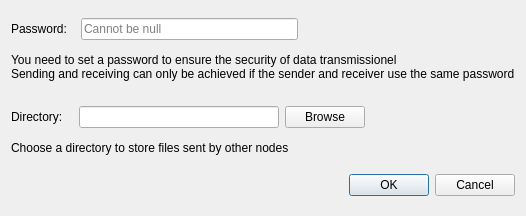
<?xml version="1.0" encoding="UTF-8"?>
<ui version="4.0">
 <class>GuideDialog</class>
 <widget class="QDialog" name="GuideDialog">
  <property name="geometry">
   <rect>
    <x>0</x>
    <y>0</y>
    <width>473</width>
    <height>216</height>
   </rect>
  </property>
  <property name="windowTitle">
   <string>Dialog</string>
  </property>
  <layout class="QVBoxLayout" name="verticalLayout" stretch="2,1,2,1,0">
   <item>
    <layout class="QHBoxLayout" name="horizontalLayout_2">
     <property name="spacing">
      <number>4</number>
     </property>
     <item>
      <widget class="QLabel" name="lblPwd">
       <property name="minimumSize">
        <size>
         <width>50</width>
         <height>0</height>
        </size>
       </property>
       <property name="text">
        <string>Password:</string>
       </property>
      </widget>
     </item>
     <item>
      <spacer name="horizontalSpacer_5">
       <property name="orientation">
        <enum>Qt::Horizontal</enum>
       </property>
       <property name="sizeType">
        <enum>QSizePolicy::Maximum</enum>
       </property>
       <property name="sizeHint" stdset="0">
        <size>
         <width>10</width>
         <height>20</height>
        </size>
       </property>
      </spacer>
     </item>
     <item>
      <widget class="QLineEdit" name="textPwd">
       <property name="minimumSize">
        <size>
         <width>200</width>
         <height>0</height>
        </size>
       </property>
       <property name="echoMode">
        <enum>QLineEdit::PasswordEchoOnEdit</enum>
       </property>
       <property name="placeholderText">
        <string>Cannot be null</string>
       </property>
      </widget>
     </item>
     <item>
      <spacer name="horizontalSpacer_2">
       <property name="orientation">
        <enum>Qt::Horizontal</enum>
       </property>
       <property name="sizeHint" stdset="0">
        <size>
         <width>40</width>
         <height>20</height>
        </size>
       </property>
      </spacer>
     </item>
    </layout>
   </item>
   <item>
    <layout class="QHBoxLayout" name="horizontalLayout">
     <item>
      <widget class="QLabel" name="lblPwdTips">
       <property name="maximumSize">
        <size>
         <width>16777215</width>
         <height>40</height>
        </size>
       </property>
       <property name="text">
        <string>You need to set a password to ensure the security of data transmissionel
Sending and receiving can only be achieved if the sender and receiver use the same password</string>
       </property>
       <property name="alignment">
        <set>Qt::AlignLeading|Qt::AlignLeft|Qt::AlignTop</set>
       </property>
      </widget>
     </item>
     <item>
      <spacer name="horizontalSpacer">
       <property name="orientation">
        <enum>Qt::Horizontal</enum>
       </property>
       <property name="sizeHint" stdset="0">
        <size>
         <width>40</width>
         <height>20</height>
        </size>
       </property>
      </spacer>
     </item>
    </layout>
   </item>
   <item>
    <layout class="QHBoxLayout" name="horizontalLayout_3">
     <item>
      <widget class="QLabel" name="lblFileDirectory">
       <property name="minimumSize">
        <size>
         <width>50</width>
         <height>0</height>
        </size>
       </property>
       <property name="text">
        <string>Directory:</string>
       </property>
      </widget>
     </item>
     <item>
      <spacer name="horizontalSpacer_6">
       <property name="orientation">
        <enum>Qt::Horizontal</enum>
       </property>
       <property name="sizeType">
        <enum>QSizePolicy::Maximum</enum>
       </property>
       <property name="sizeHint" stdset="0">
        <size>
         <width>10</width>
         <height>20</height>
        </size>
       </property>
      </spacer>
     </item>
     <item>
      <widget class="QLineEdit" name="textDir">
       <property name="minimumSize">
        <size>
         <width>200</width>
         <height>0</height>
        </size>
       </property>
       <property name="readOnly">
        <bool>true</bool>
       </property>
      </widget>
     </item>
     <item>
      <widget class="QPushButton" name="btnBrowse">
       <property name="text">
        <string>Browse</string>
       </property>
      </widget>
     </item>
     <item>
      <spacer name="horizontalSpacer_4">
       <property name="orientation">
        <enum>Qt::Horizontal</enum>
       </property>
       <property name="sizeHint" stdset="0">
        <size>
         <width>40</width>
         <height>20</height>
        </size>
       </property>
      </spacer>
     </item>
    </layout>
   </item>
   <item>
    <layout class="QHBoxLayout" name="horizontalLayout_4">
     <item>
      <widget class="QLabel" name="label">
       <property name="maximumSize">
        <size>
         <width>16777215</width>
         <height>20</height>
        </size>
       </property>
       <property name="text">
        <string>Choose a directory to store files sent by other nodes</string>
       </property>
       <property name="alignment">
        <set>Qt::AlignLeading|Qt::AlignLeft|Qt::AlignTop</set>
       </property>
      </widget>
     </item>
     <item>
      <spacer name="horizontalSpacer_3">
       <property name="orientation">
        <enum>Qt::Horizontal</enum>
       </property>
       <property name="sizeHint" stdset="0">
        <size>
         <width>40</width>
         <height>20</height>
        </size>
       </property>
      </spacer>
     </item>
    </layout>
   </item>
   <item>
    <widget class="QDialogButtonBox" name="buttonBox">
     <property name="orientation">
      <enum>Qt::Horizontal</enum>
     </property>
     <property name="standardButtons">
      <set>QDialogButtonBox::Cancel|QDialogButtonBox::Ok</set>
     </property>
    </widget>
   </item>
  </layout>
 </widget>
 <resources/>
 <connections>
  <connection>
   <sender>buttonBox</sender>
   <signal>accepted()</signal>
   <receiver>GuideDialog</receiver>
   <slot>accept()</slot>
   <hints>
    <hint type="sourcelabel">
     <x>248</x>
     <y>254</y>
    </hint>
    <hint type="destinationlabel">
     <x>157</x>
     <y>274</y>
    </hint>
   </hints>
  </connection>
  <connection>
   <sender>buttonBox</sender>
   <signal>rejected()</signal>
   <receiver>GuideDialog</receiver>
   <slot>reject()</slot>
   <hints>
    <hint type="sourcelabel">
     <x>316</x>
     <y>260</y>
    </hint>
    <hint type="destinationlabel">
     <x>286</x>
     <y>274</y>
    </hint>
   </hints>
  </connection>
 </connections>
</ui>
